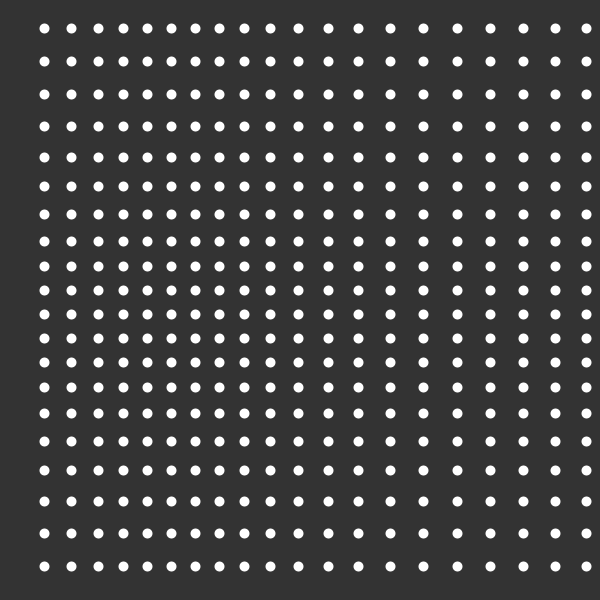
Frame 1 (no input)
Frame 60 (the mouse pressed at the canvas centre just before this capture): identical to frame 1, image omitted
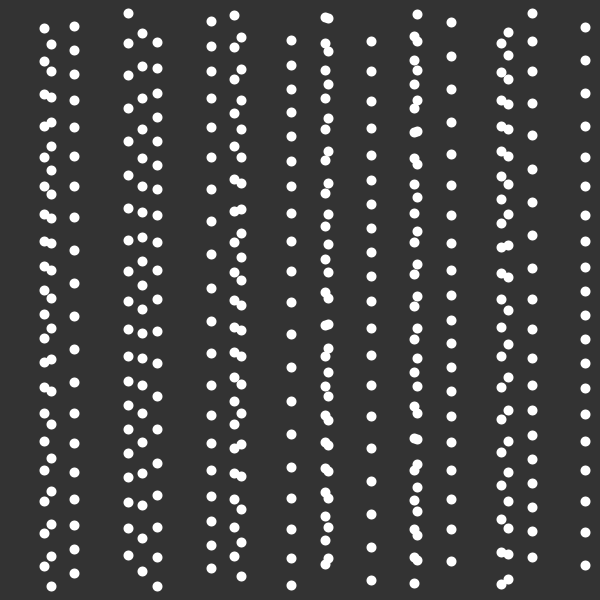
Frame 120 (the mouse held since frame 60 and released just before this capture)

The Processing sketch that drew these frames (run headless with seeded random() and noise(); from frame 60 on, the mouse is pressed at the canvas centre):

// Processing sketch: sinegrid
// ── sinegrid.pde
int nx = 20,
    ny = 20;
    
float theta = 0;


ArrayList<Area> areas = new ArrayList<Area>();
void setup(){
  size (600,600);
  for (int i = 0; i < nx; i++){
    for (int j = 0; j< ny; j++){
      areas.add(new Area(i, j));
    }
  }
  noFill();
  stroke(255);
  strokeWeight(10);
}

void draw(){
  theta += map(mouseX, 0, width, 0, 0.05);
  background(51);
  PVector k;
  beginShape();
  for (int p = 0; p < areas.size(); p++){
    //areas.get(p).circ();
    k = areas.get(p).poi();
    //vertex(k.x, k.y);
  }
  endShape();
}

class Area{
  int x, y;
  Area(int x_, int y_){
    x = x_;
    y = y_;
  }
  
  void circ(){
    circle(map(x, -1, nx, 0, width), map(y, -1, ny, 0, height), map(nx, 1, 50, 50, 1));
  }
  
  PVector poi(){
    float r = map(nx, 1, 50, 50, 1);
    float xoff = cos(map(x, 0, nx, 0, TWO_PI)+theta*x*1.1)*r/2;
    float yoff = sin(map(y, 0, ny, 0, TWO_PI)+theta*x*1.1)*r/2;
    PVector pos = new PVector(map(x, -1, nx, 0, width)+xoff,map(y, -1, ny, 0, height)+yoff); 
    
    point(pos.x, pos.y);
    
    return pos;
  }
}
